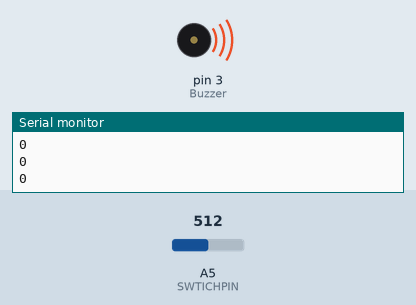
This sketch was run on a simulated Arduino Uno, built with avr-gcc and run on an emulated ATmega328P. Parts: buzzer (waves = sounding), the last lines printed to the serial monitor. The test bench sets the inputs (shaded band); at power-on: A5 (SWTICHPIN) = 512.

Above: at 1.7 s.
1.8 s: A5 (SWTICHPIN) set to 24
3.3 s: A5 (SWTICHPIN) set to 19
At 4.4 s:
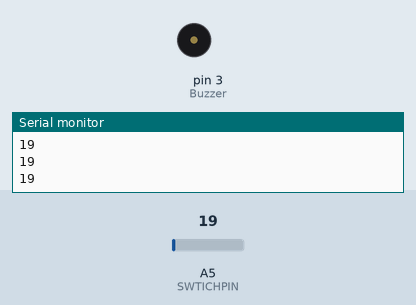
4.8 s: A5 (SWTICHPIN) set to 122
At 5.3 s:
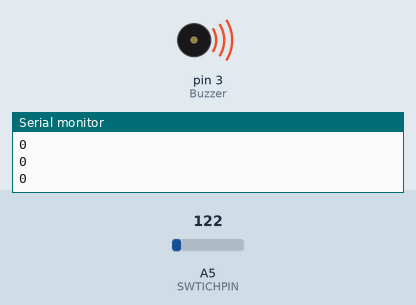
6.3 s: A5 (SWTICHPIN) set to 10
At 7.7 s:
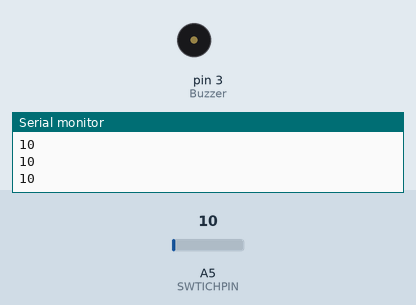
Timing chart, 0 to 8.8 s (numbered marks = the images above; inputs shaded):
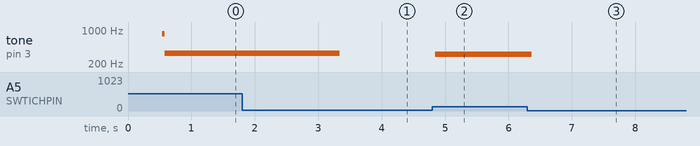

Measured:
- the behaviour switches between 21 and 20 on A5 (SWTICHPIN) (found by bisection; images 0 and 1)
- after the input at 3.3 s, tone on pin 3 (Buzzer): 333 Hz → silent at once
- after the input at 4.8 s, tone on pin 3 (Buzzer): silent → 321 Hz after 0.05 s
- after the input at 6.3 s, tone on pin 3 (Buzzer): 321 Hz → silent after 0.07 s

The sketch:

ex-15.ino
```cpp
#define KEY 2
#define Buzzer 3 //LED
#define SWTICHPIN A5 //钢珠开关

int flag = 0;
int val = 0;
void setup(){

  pinMode(KEY, INPUT_PULLUP);
  pinMode(SWTICHPIN, INPUT_PULLUP);
  pinMode(Buzzer, OUTPUT);
  //attachInterrupt(0,BuzzerDi,FALLING);

  digitalWrite(Buzzer,HIGH);
  delay(500);
  digitalWrite(Buzzer,LOW);

  Serial.begin(9600);

}

void loop(){

  val = analogRead(SWTICHPIN);

  if(val > 20){
    val = 0;
    digitalWrite(Buzzer,HIGH);
  }else{
    digitalWrite(Buzzer,LOW);
  }

  Serial.println(val);

  if(flag == 1){
    flag = 0;
    digitalWrite(Buzzer,HIGH);
    delay(1500);
  }else{
    digitalWrite(Buzzer,LOW);
  }
}

void BuzzerDi(){
  flag =  1;
}
```
